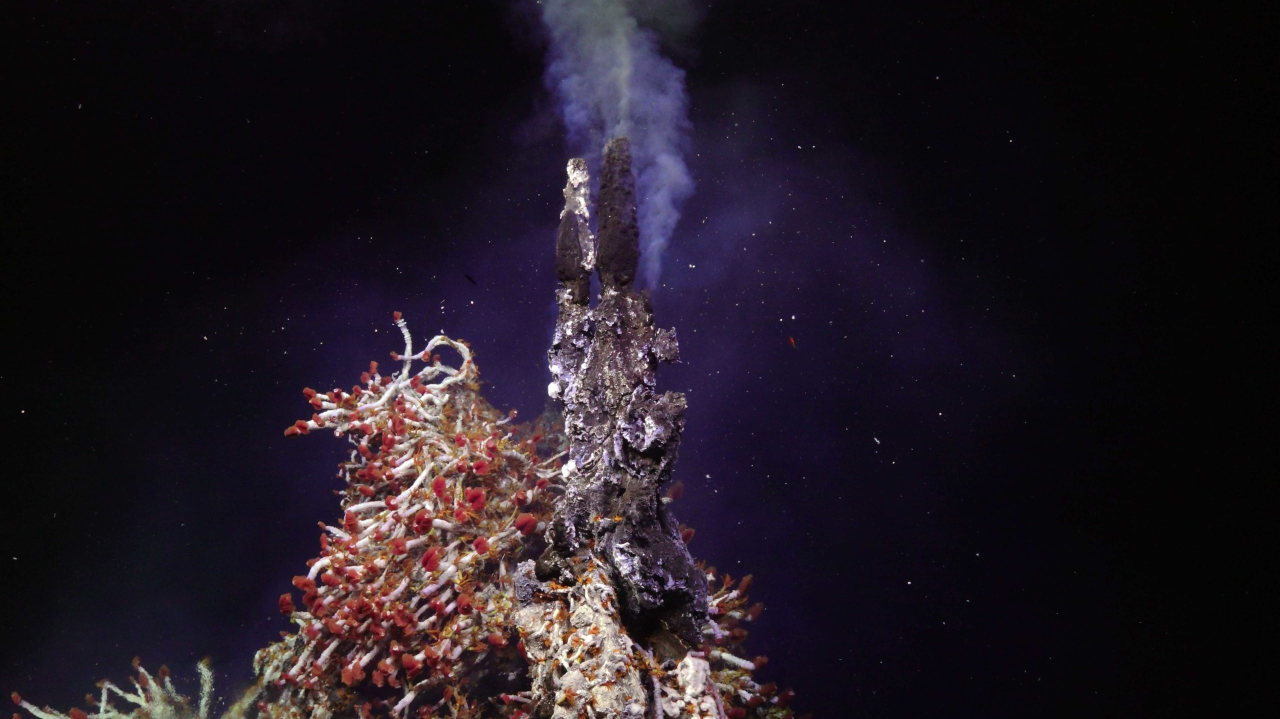
#> input picture _images/WormTower.jpg, 2560 x 1438 px, found by its file name (shown at 1/2 size)
$ jupyter execute ImShow-eb43d09d3b5a3b5c173eeba85cc20360.ipynb
#> lines starting #> are read from the running program, lines starting #| are printed output that depends on the picture
# 2.3 ImShow
[](https://colab.research.google.com/github/ada-carter/cv/blob/main/book/ImShow.ipynb)

[cell 1]
import plotly.express as px
import numpy as np
img_rgb = np.array([[[255, 0, 0], [0, 255, 0], [0, 0, 255]],
                    [[0, 255, 0], [0, 0, 255], [255, 0, 0]]
                   ], dtype=np.uint8)
fig = px.imshow(img_rgb)
fig.show()

[cell 2]
import plotly.express as px
from skimage import io
img = io.imread('https://oceancv.org/_images/WormTower.jpg')
#> img is the input picture: shape (1438, 2560, 3); mean R, G, B 32.7, 25.3, 34
fig = px.imshow(img)
#fig.update_layout(coloraxis_showscale=False)
#fig.update_xaxes(showticklabels=False)
#fig.update_yaxes(showticklabels=False)
fig.show()

[cell 3]
import plotly.express as px
import plotly.graph_objects as go
from skimage import data
img = io.imread('https://oceancv.org/_images/OctopusCrawling.jpg')
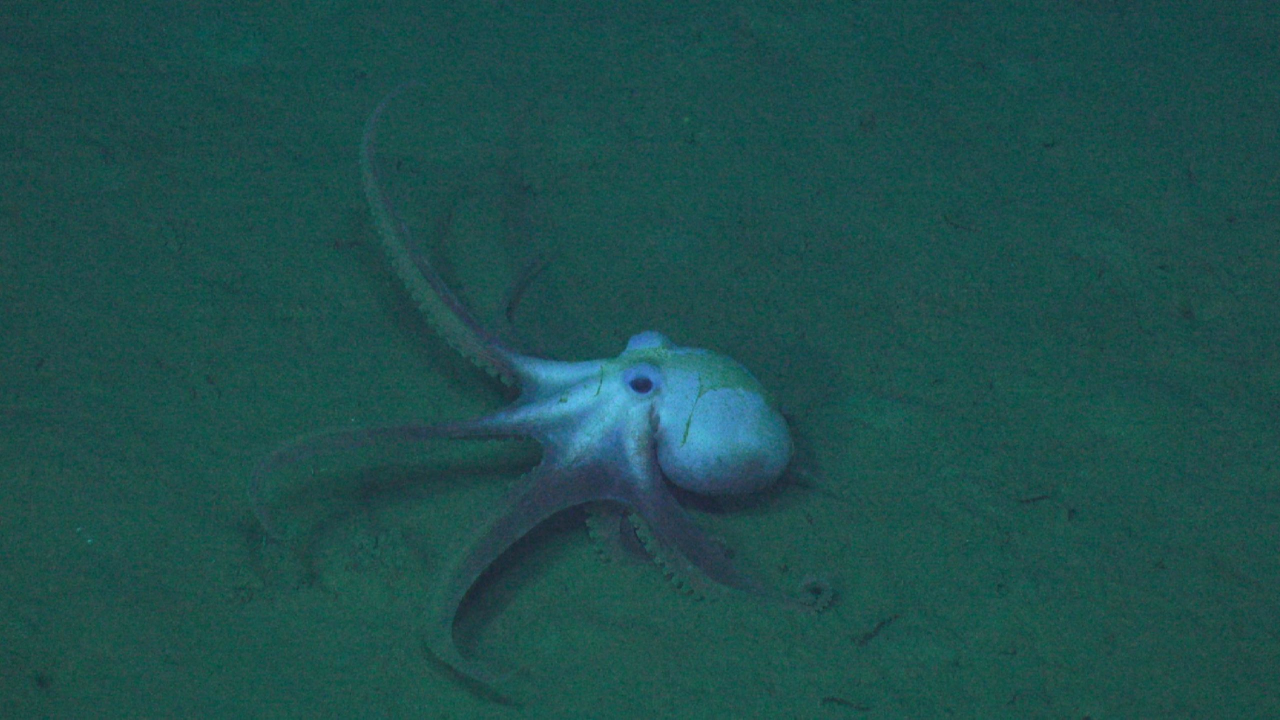
#> input picture _images/OctopusCrawling.jpg, 2560 x 1439 px, found by its file name (shown at 1/2 size)
#> img is the input picture: shape (1439, 2560, 3); mean R, G, B 30.4, 78.5, 76.5
fig = px.imshow(img, color_continuous_scale='gray')
fig.add_trace(go.Contour(z=img, showscale=False,
                         contours=dict(start=0, end=70, size=70, coloring='lines'),
                         line_width=2))
fig.add_trace(go.Scatter(x=[230], y=[100], marker=dict(color='red', size=16)))
fig.show()

[cell 4]
from plotly.subplots import make_subplots
from skimage import data
img = io.imread('https://oceancv.org/_images/SeapigParty.jpg')
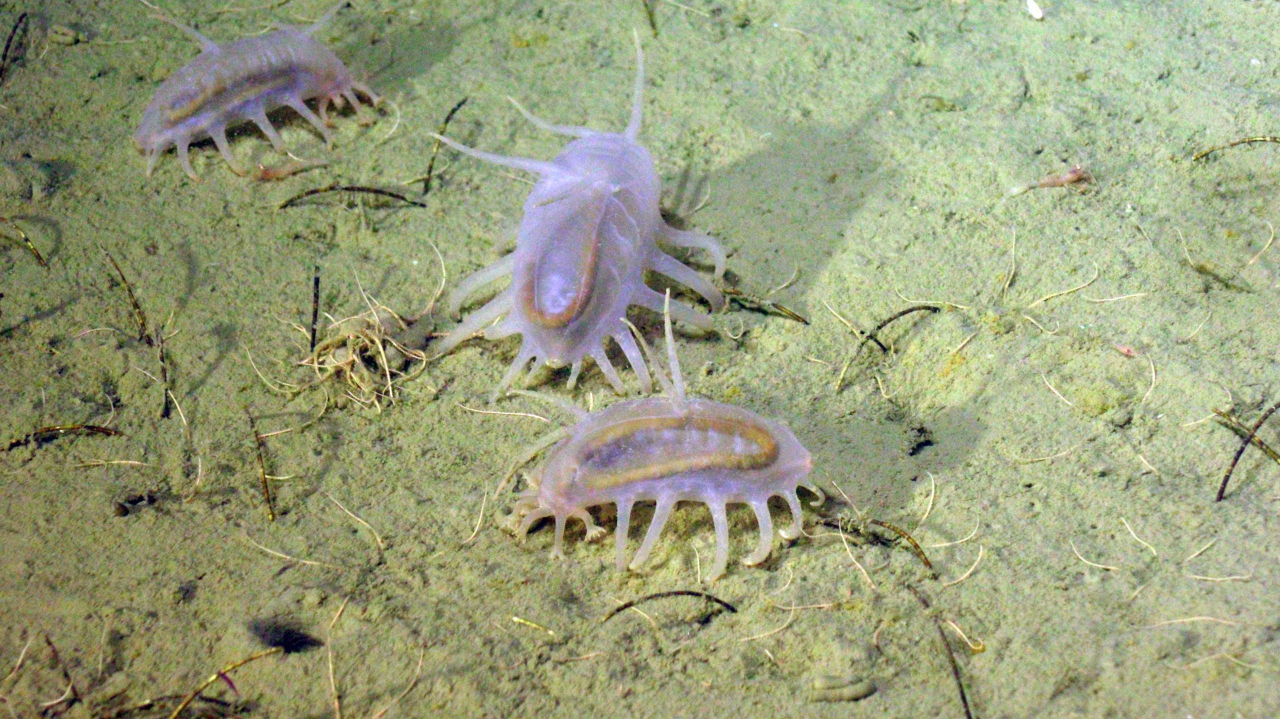
#> input picture _images/SeapigParty.jpg, 2560 x 1438 px, found by its file name (shown at 1/2 size)
#> img is the input picture: shape (1438, 2560, 3); mean R, G, B 153.4, 158.7, 124
fig = make_subplots(1, 2)

fig.add_trace(go.Image(z=img), 1, 1)
for channel, color in enumerate(['red', 'green', 'blue']):
    fig.add_trace(go.Histogram(x=img[..., channel].ravel(), opacity=0.5,
                               marker_color=color, name='%s channel' %color), 1, 2)
fig.update_layout(height=400)
fig.show()
